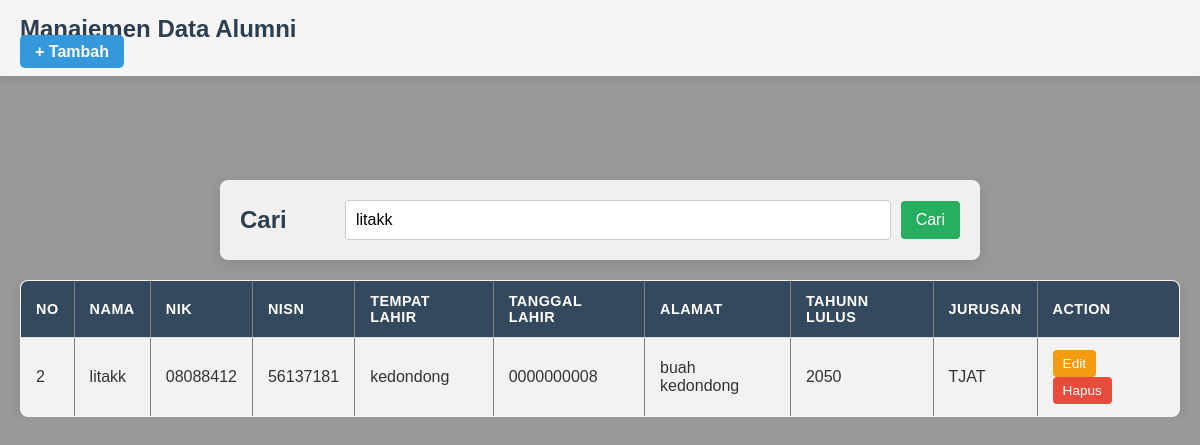
The app's page /index.php?cari=litakk with its own data.
### tables this page shows
CREATE TABLE `alumni` (
  `id_alumnii` int(11) NOT NULL,
  `nama_lengkap` varchar(100) NOT NULL,
  `nik` varchar(20) NOT NULL,
  `nisn` varchar(50) NOT NULL,
  `pekerjaan_saat_ini` varchar(50) NOT NULL,
  `nomor_telpon` varchar(15) NOT NULL,
  `alamat` text NOT NULL,
  `tahun_lulus` year(4) NOT NULL,
  `jurusan` varchar(50) NOT NULL
);

### index.php (the view, shortened to what this page needs)
<?php
include 'koneksi.php';
?>
<!DOCTYPE html>
<html lang="en">
<head>
    <link rel="stylesheet" href="syle.css">
</head>
<body>
    <div class="container-nav">
        <div class="nav">
            <h1>Manajemen Data Alumni</h1>
            <a href="tambah.php">+ Tambah</a>
        </div>
    </div>
      <div class="container-pencarian">
          <form method="GET" class="pencarian">
              <h2>Cari</h2>
              <input type="text" name="cari" placeholder="Cari nama / NIK / NISN / Jurusan..."
              value="<?= isset($_GET['cari']) ? $_GET['cari'] : '' ?>">
              <button type="submit" >Cari</button>
            </form>
        </div>
    <div class="container-tb">
    <table border="1">
        <tr>
            <th>No</th>
            <th>Nama</th>
            <th>Nik</th>
            <th>Nisn</th>
            <th>Tempat Lahir</th>
            <th>Tanggal Lahir</th>
            <th>Alamat</th>
            <th>Tahunn Lulus</th>
            <th>Jurusan</th>
            <th>Action</th>
        </tr>
         <?php
        if (isset($_GET['cari'])) {
            $cari = $_GET['cari'];
            $result = mysqli_query($koneksi, "SELECT * FROM alumni
                WHERE nama_lengkap LIKE '%$cari%'
                OR nik LIKE '%$cari%'
                OR nisn LIKE '%$cari%'
                OR jurusan LIKE '%$cari%'
                OR tahun_lulus LIKE '%$cari%' ");
        } else {
            $result = mysqli_query($koneksi, "SELECT * FROM alumni");
        }
        ?>
   <?php
while ($data = mysqli_fetch_assoc($result)) {
    echo "<tr>
    <td>{$data['id_alumnii']}</td>
    <td>{$data['nama_lengkap']}</td>
    <td>{$data['nik']}</td>
    <td>{$data['nisn']}</td>
    <td>{$data['pekerjaan_saat_ini']}</td>
    <td>{$data['nomor_telpon']}</td>
    <td>{$data['alamat']}</td>
    <td>{$data['tahun_lulus']}</td>
    <td>{$data['jurusan']}</td>
    <td>
    <a class='btn-edit' href='edit.php?id_alumnii={$data['id_alumnii']}'>Edit</a>
    <a class='btn-hapus' href='hapus.php?id_alumnii={$data['id_alumnii']}' onclick=\"return confirm('Yakin ingin hapus?')\">Hapus</a>
    </td>
    </tr>";
}
?>
    </table>
    </div>
</body>
</html>

### syle.css (style rules this page uses)
* { margin: 0; padding: 0; box-sizing: border-box; }
body { font-family: 'Arial', sans-serif; color: #333; overflow-x: hidden; position: relative; min-height: 100vh; padding-top: 160px; }
body::before { content: ''; position: fixed; top: 0; left: 0; width: 100%; height: 100%; background: rgba(0, 0, 0, 0.4); z-index: -1; pointer-events: none; }
.container-nav { position: fixed; top: 0; left: 0; width: 100%; background-color: rgba(255, 255, 255, 0.9); padding: 15px 20px; display: flex; justify-content: space-between; align-items: center; z-index: 100; box-shadow: 0 2px 10px rgba(0,0,0,0.1); backdrop-filter: blur(5px); }
.nav h1 { color: #2c3e50; font-size: 1.5em; margin: 0; }
.nav a { text-decoration: none; background-color: #3498db; color: white; padding: 8px 15px; border-radius: 5px; font-weight: bold; transition: background-color 0.3s; }
.container-pencarian { max-width: 800px; margin: 20px auto; padding: 0 20px; }
.pencarian { background-color: rgba(255, 255, 255, 0.85); padding: 20px; border-radius: 8px; box-shadow: 0 4px 15px rgba(0,0,0,0.1); display: flex; flex-wrap: wrap; align-items: center; gap: 10px; }
.pencarian h2 { margin-right: 15px; color: #2c3e50; min-width: 80px; }
.pencarian input[type="text"] { flex: 1; padding: 10px; border: 1px solid #ccc; border-radius: 4px; font-size: 1em; min-width: 200px; }
.pencarian button { background-color: #27ae60; color: white; border: none; padding: 10px 15px; border-radius: 4px; cursor: pointer; font-size: 1em; transition: background-color 0.3s; }
.container-tb { max-width: 1200px; margin: 20px auto; padding: 0 20px; overflow-x: auto; }
table { width: 100%; border-collapse: collapse; background-color: rgba(255, 255, 255, 0.9); border-radius: 8px; overflow: hidden; box-shadow: 0 4px 15px rgba(0,0,0,0.1); }
th, td { padding: 12px 15px; text-align: left; border-bottom: 1px solid #ddd; }
th { background-color: #34495e; color: white; font-weight: bold; text-transform: uppercase; letter-spacing: 0.5px; font-size: 0.9em; }
tr:nth-child(even) { background-color: #f2f2f2; }
.btn-edit, .btn-hapus { text-decoration: none; padding: 6px 10px; border-radius: 4px; font-size: 0.85em; margin-right: 5px; color: white; display: inline-block; }
.btn-edit { background-color: #f39c12; }
.btn-hapus { background-color: #e74c3c; }

### records on screen
alumni: id_alumnii "2", nama_lengkap "litakk", nik "08088412", nisn "56137181", pekerjaan_saat_ini "kedondong", nomor_telpon "0000000008", alamat "buah kedondong", tahun_lulus "2050", jurusan "TJAT"
